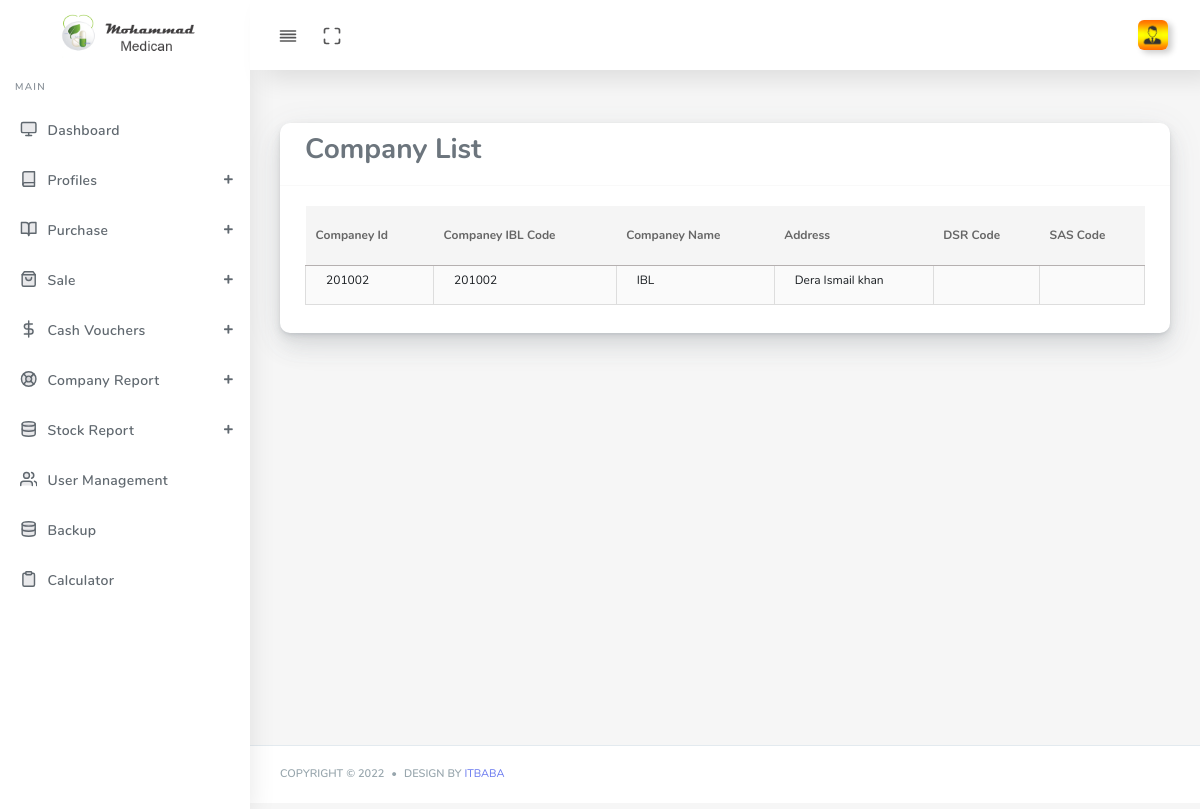
The app's page /company-list.php (signed in) with its own data.
### tables this page shows
CREATE TABLE IF NOT EXISTS `customers` (
  `id` varchar(255) NOT NULL,
  `companycode` varchar(255) DEFAULT NULL,
  `name` varchar(255) NOT NULL,
  `area` varchar(255) DEFAULT NULL,
  `address` text DEFAULT NULL,
  `contactperson` varchar(255) DEFAULT NULL,
  `mode` int(11) DEFAULT NULL,
  `licence` varchar(255) DEFAULT NULL,
  `ldate` date DEFAULT NULL,
  `phone` varchar(255) DEFAULT NULL,
  `mobile` varchar(255) DEFAULT NULL,
  `tax` float DEFAULT NULL,
  `dsr` varchar(255) DEFAULT NULL,
  `sas` varchar(255) DEFAULT NULL,
  `areaofwork` varchar(255) DEFAULT NULL,
  `nic` varchar(255) DEFAULT NULL,
  `designation` varchar(255) DEFAULT NULL,
  `ccode` varchar(255) DEFAULT NULL,
  `groupcode` int(11) DEFAULT NULL,
  `customertype` int(11) NOT NULL,
  PRIMARY KEY (`id`)
);

### company-list.php (the view, shortened to what this page needs)
<?php
include "include/header.php";
?>
</head>
<body >
  <?php include "include/menu.php"; ?>
      <div class="main-content">
        <section class="section">
          <div class="section-body">
            <div class="row">
              <div class="col-12">
                <div class="card">
                  <div class="card-header">
                    <h3>Company List</h3>
                  </div>
                  <div class="card-body">
                    <div class="table-responsive">
<table class="table table-striped table-hover text-dark mb-2" id="user_data" style="width:100%;">
<thead>
<tr>
<th >Companey Id</th>
<th >Companey IBL Code</th>
<th >Companey Name</th>
<th >Address</th>
<th >DSR Code</th>
<th >SAS Code</th>
</tr>
</thead>
<tbody>
<?php
include "db.php";
$q="select * from customers where customertype=2";
$s=$dbpdo->prepare($q);
$s->execute();
while($row = $s->fetch(PDO::FETCH_BOTH)){
echo "<tr>
<td>$row[0]</td>
<td>$row[1]</td>
<td>$row[2]</td>
<td>$row[address]</td>
<td>$row[dsr]</td>
<td>$row[sas]</td>
</tr>
";
}
?>
  </tbody>
 </table>
               </div>
            </div></div>
            </div>
              </div>
            </div>
          </div>
     <?php include "include/footer.php";?>

### include/header.php (style rules this page uses)
#user_data { font-size:13px !important; color: #191d21 !important }
#user_data tr td { height: 0px; font-size: 12px; padding: 5px 5px 15px 20px; border: 1px solid #ddd !important; }
th { background-image: linear-gradient(#8ea0a0,#a9e0e2); border: 0px solid #333 !important; color: #583517; border-bottom: 1px solid #b5b0b0 !important; background: #ddd; font-size: 12px; }
thead { margin-bottom:5px; }

### records on screen
customers: id "201002", companycode "201002", name "IBL", address "Dera Ismail khan"
